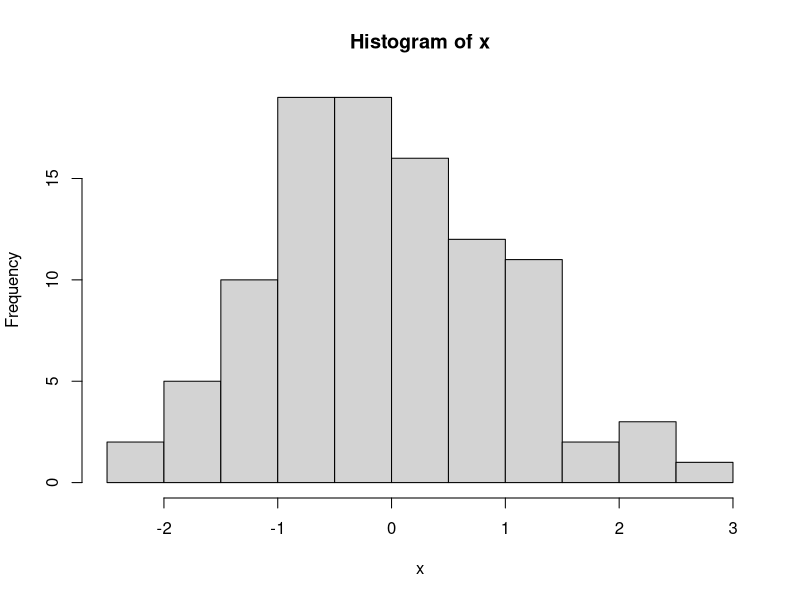

This chart was generated by the following R code:
## ---- chunk 1
#| dev: tikz
#| echo: false
x <- rnorm(100)
hist(x)
